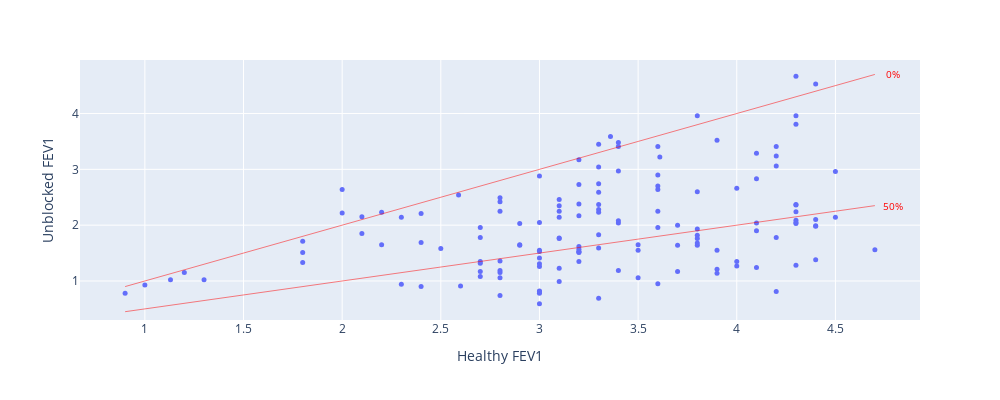

Notebook code for this chart:
### Markdown cell above
# Create Factor Functions
We want the characterise the factor function that links the Unblocked FEV1 with its parents: Healthy FEV1 and Lung Damage. Here's a model of the relations betweeen those three varaibles: the unblocked FEV1 (L) of an individual is the healthy FEV1 (L), the theoretical lung function based on height, DOB, gdner, ethnicity (TBC exactly which), pejorated by the % in lung damage

### Code cell
# Factor function for unblocked FEV1

df_unblocked_factor=pd.DataFrame(columns=['ID,', 'Unblocked FEV1', 'Healthy FEV1'])
for id in O2_FEV1.ID.unique():
  # For a given patient id, filter the FEV1 measurements
  mask = O2_FEV1['ID'] == id
  O2_FEV1_patient = O2_FEV1[mask]
  # Find the unblocked FEV1. We assume that, over the 6 months study period, the patient has done some measurements where he was not blocked
  # To avoid taking an outlier up, which is third highest FEV1 measurement
  rmax=O2_FEV1_patient['FEV1'].nlargest(3).iloc[-1]
  # Get the theoretical healthy FEV1
  healthy_fev1=O2_FEV1_patient['FEV1 Set As'].iloc[0]
  # Add the patient id, reversed max FEV1 and healthy FEV1 to the dataframe
  new_row = pd.DataFrame({'ID': [id], 'Unblocked FEV1': [rmax], 'Healthy FEV1': [healthy_fev1]})
  df_unblocked_factor = pd.concat([df_unblocked_factor, new_row])


def add_lung_damage(fig, df, lung_damage_prct):
  xmax=df['Healthy FEV1'].max(); xmin=df['Healthy FEV1'].min()
  a=1-lung_damage_prct/100
  fig.add_shape(type="line", x0=xmin, y0=a*xmin, x1=xmax, y1=a*xmax, line=dict(color="Red", width=0.5))
  # Add line legend for no lung damage
  fig.add_annotation(x=1.02*xmax, y=a*xmax, text="{}%".format(lung_damage_prct), showarrow=False, font=dict(size=10, color="Red"))

# Plot a scatter of unblocked FEV1 against healthy FEV1
fig = px.scatter(df_unblocked_factor, x='Healthy FEV1', y='Unblocked FEV1')
add_lung_damage(fig, df_unblocked_factor, 0)
add_lung_damage(fig, df_unblocked_factor, 50)
fig.update_layout(autosize=False, width=1000, height=400)
fig.update_traces(marker=dict(size=5),
                  selector=dict(mode='markers'))
fig.show()
# Save figure
fig.write_image("{}/Unblocked FEV1 vs Healthy FEV1.pdf".format(plotsdir), width=1000, height=400)

### Figure 1 — Plotly figure (JSON) as saved in the notebook; plotly's stock layout.template omitted (floating-point values rounded to 4 significant figures; data arrays with more than 128 entries replaced by an {"elided": "..."} marker saying what was removed)
{"data": [{"hovertemplate": "Healthy FEV1=%{x}<br>Unblocked FEV1=%{y}<extra></extra>", "legendgroup": "", "marker": {"color": "#636efa", "size": 5, "symbol": "circle"}, "mode": "markers", "name": "", "orientation": "v", "showlegend": false, "type": "scatter", "x": {"elided": "141 float values"}, "xaxis": "x", "y": {"elided": "141 float values"}, "yaxis": "y"}], "layout": {"annotations": [{"font": {"color": "Red", "size": 10}, "showarrow": false, "text": "0%", "x": 4.794, "y": 4.7}, {"font": {"color": "Red", "size": 10}, "showarrow": false, "text": "50%", "x": 4.794, "y": 2.35}], "autosize": false, "height": 400, "legend": {"tracegroupgap": 0}, "margin": {"t": 60}, "shapes": [{"line": {"color": "Red", "width": 0.5}, "type": "line", "x0": 0.9, "x1": 4.7, "y0": 0.9, "y1": 4.7}, {"line": {"color": "Red", "width": 0.5}, "type": "line", "x0": 0.9, "x1": 4.7, "y0": 0.45, "y1": 2.35}], "width": 1000, "xaxis": {"anchor": "y", "domain": [0, 1], "title": {"text": "Healthy FEV1"}}, "yaxis": {"anchor": "x", "domain": [0, 1], "title": {"text": "Unblocked FEV1"}}}}
